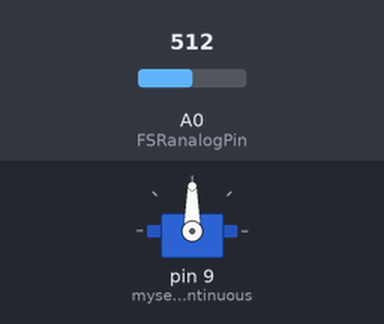
Simulated run of this sketch. Board: Arduino Uno, built with avr-gcc and run on an emulated ATmega328P. Parts: servo. Inputs (shaded band) come from the test bench; at power-on: A0 (FSRanalogPin) = 512.

Above: at 1.2 s.
1.3 s: A0 (FSRanalogPin) set to 993
2.8 s: A0 (FSRanalogPin) set to 1009
At 3.9 s:
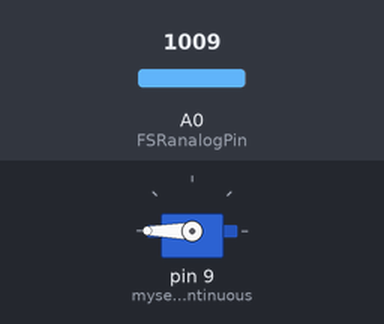
4.3 s: A0 (FSRanalogPin) set to 990
At 5.1 s:
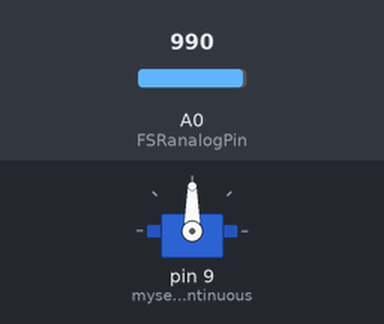
5.8 s: A0 (FSRanalogPin) set to 1010
At 6.4 s:
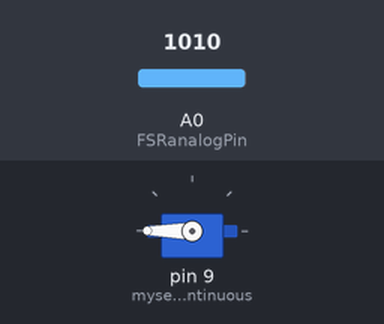
Timing chart, 0 to 8.3 s (numbered marks = the images above; inputs shaded):
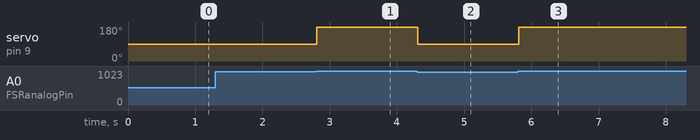

The sketch:

test1.ino
```cpp
#include <Servo.h>

Servo myservoContinuous;  // create servo object to control a servo
                // a maximum of eight servo objects can be created

int FSRanalogPin=0;
int FSRreading;

int vel=90;

void setup(void){
  Serial.begin(9600);

  myservoContinuous.attach(9);  // attaches the servo on pin 9 to the servo object

}


void loop()
{
  FSRreading=analogRead(FSRanalogPin);

  if(FSRreading>1000){
    vel=180;
  }
  if(FSRreading<=1000){
    vel=90;
  }

  myservoContinuous.write(vel);

  delay(100);
}
```

Measured:
- the behaviour switches between 1000 and 1001 on A0 (FSRanalogPin) (found by bisection; images 0 and 1)
- after the input at 1.3 s, every drawn part: stays the same
- after the input at 2.8 s, servo on pin 9 (myservoContinuous): 90° → 180° at once
- after the input at 4.3 s, servo on pin 9 (myservoContinuous): 180° → 90° at once
- after the input at 5.8 s, servo on pin 9 (myservoContinuous): 90° → 180° at once
